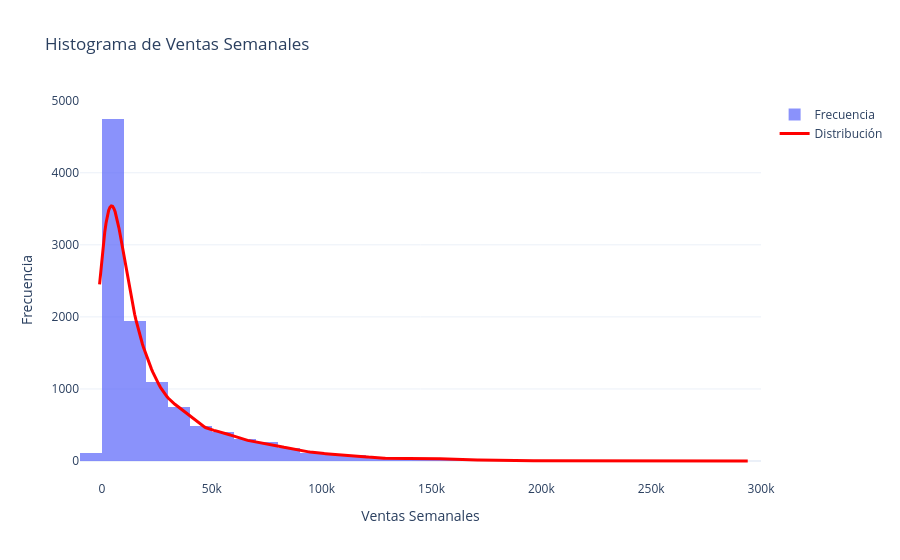

Here is the notebook cell this chart was saved with:
### Code cell
import numpy as np
from scipy.stats import gaussian_kde
import plotly.graph_objects as go

# Datos
x = df["weekly_sales"].dropna()

# Número de bins
nbins = 30

# Calcular ancho de cada bin
bin_width = (x.max() - x.min()) / nbins

# Histograma
fig = go.Figure()

fig.add_trace(go.Histogram(
    x=x,
    nbinsx=nbins,
    name="Frecuencia",
    opacity=0.75
))

# KDE escalada a frecuencia
kde = gaussian_kde(x)

x_grid = np.linspace(x.min(), x.max(), 500)

# Escalar la densidad a frecuencias
y = kde(x_grid) * len(x) * bin_width

fig.add_trace(go.Scatter(
    x=x_grid,
    y=y,
    mode="lines",
    name="Distribución",
    line=dict(color="red", width=3)
))

fig.update_layout(
    title="Histograma de Ventas Semanales",
    xaxis_title="Ventas Semanales",
    yaxis_title="Frecuencia",
    template="plotly_white"
)

fig.show()

### Figure 1 — Plotly figure (JSON) as saved in the notebook; plotly's stock layout.template omitted (floating-point values rounded to 4 significant figures; data arrays with more than 128 entries replaced by an {"elided": "..."} marker saying what was removed)
{"data": [{"name": "Frecuencia", "nbinsx": 30, "opacity": 0.75, "type": "histogram", "x": {"elided": "10774 float values"}}, {"line": {"color": "red", "width": 3}, "mode": "lines", "name": "Distribución", "type": "scatter", "x": {"elided": "500 float values"}, "y": {"elided": "500 float values"}}], "layout": {"title": {"text": "Histograma de Ventas Semanales"}, "xaxis": {"title": {"text": "Ventas Semanales"}}, "yaxis": {"title": {"text": "Frecuencia"}}}}
